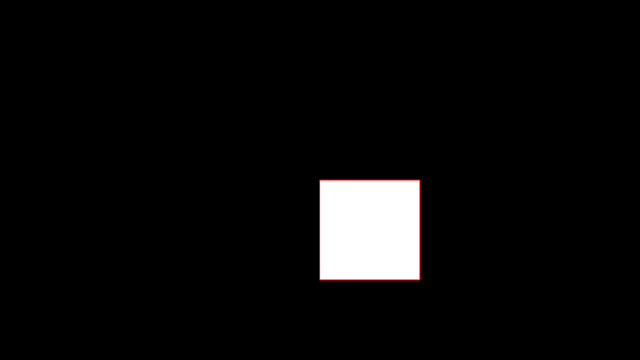
Frame 1 (no input)
Frame 60 (no input): identical to frame 1, image omitted
Frame 120 (the mouse pressed at the canvas centre since frame 60): identical to frame 1, image omitted

The p5.js sketch that drew this single still picture (run headless with seeded random() and noise() and a simulated clock; from frame 60 on, the mouse is pressed at the canvas centre):

// p5.js sketch
// ── sketch.js
// just draws a circle

function setup() {
	// create a place to draw
	createCanvas(640, 360);
}


function draw() {
	// clear the background
	background(0, 0, 0);

	// set drawing styles
	stroke(255, 0, 0);
	fill(255, 255, 255);
	//strokeWeight(20);

	// draw a circle
	rect(320, 180, 100, 100);
}
